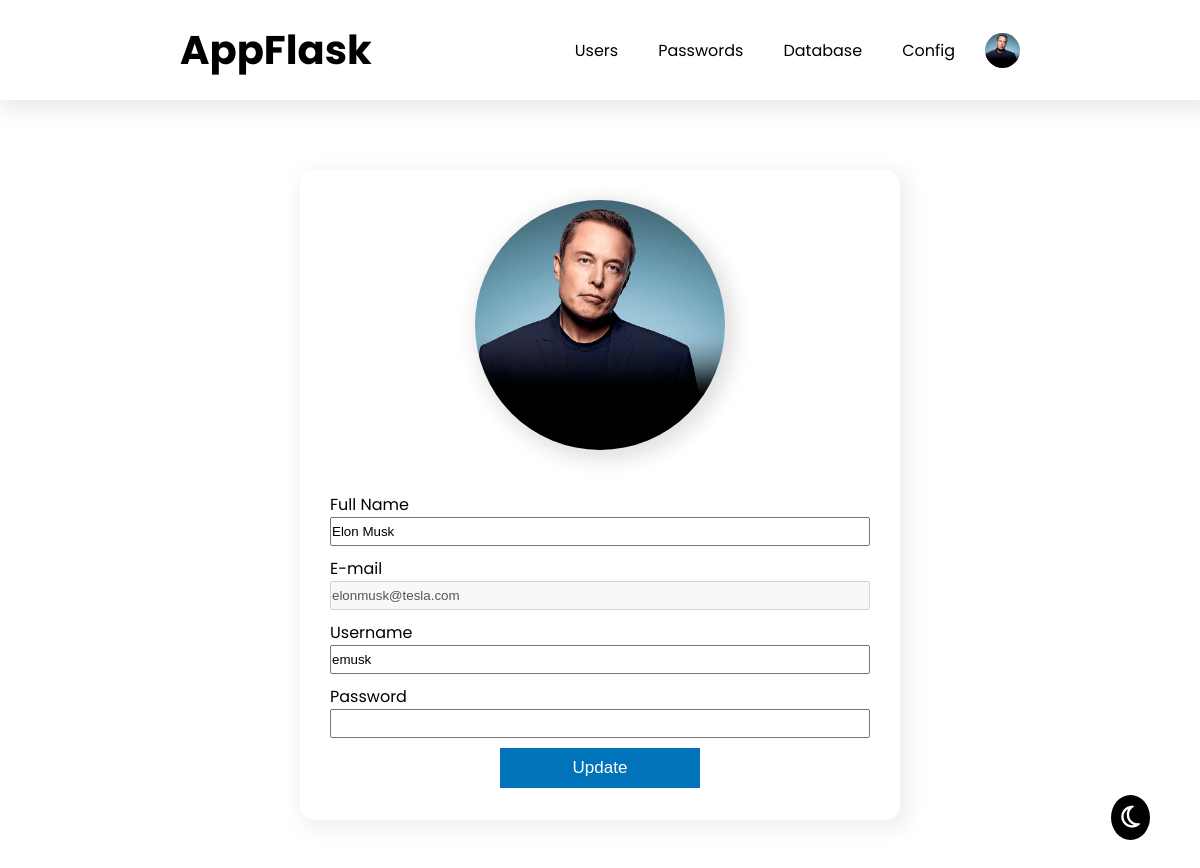
Page /profile (signed in) on the committed database.
### app.py (models this page shows, shortened)
class Images(db.Model):
    id = db.Column(db.Integer, primary_key=True)
    id_user = db.Column(db.Integer, db.ForeignKey('users.id'), unique=True)
    name = db.Column(db.Text, nullable=False)
    mimetype = db.Column(db.Text, nullable=False)

class Users(db.Model, UserMixin):
    __tablename__ = 'users'
    id = db.Column(db.Integer, primary_key=True)
    perm = db.Column(db.Integer, nullable=False, default=0)
    name = db.Column(db.String(50), nullable=False)
    email = db.Column(db.String(50), nullable=False, unique=True)
    username = db.Column(db.String(10), nullable=False, unique=True)
    password = db.Column(db.String(255), nullable=False)
    creation_date = db.Column(db.DateTime, default=datetime.now())
    last_update_date = db.Column(db.DateTime, default=datetime.now())
    image_profile = db.relationship('Images', backref='user', uselist=False)

### app.py (the view)
@app.route('/profile', methods=['GET', 'POST'])
def profile():
    form = FormRegister()
    if request.method == 'POST':
        file = request.files['file']
        user = current_user.id
        password = form.password.data
        last_update_date = datetime.now()
        if password == '':
            if not file:
                if form.username.data == current_user.username:
                    Users.query.get(user).name = form.name.data
                    Users.query.get(user).username = form.username.data
                    Users.query.get(user).last_update_date = last_update_date
                    db.session.commit()
                    flash('Data updated successfully')
                    return redirect(url_for('profile'))
                if Users.query.filter_by(username=form.username.data).first():
                    flash('This username already exists')
                    return redirect(url_for('profile'))
                Users.query.get(user).name = form.name.data
                Users.query.get(user).username = form.username.data
                Users.query.get(user).last_update_date = last_update_date
                db.session.commit()
                flash('Data updated successfully')
                return redirect(url_for('profile'))
            if file and allowed_file(file.filename):
                if current_user.image_profile:
                    db.session.delete(Images.query.filter_by(id_user=current_user.id).first())
                    db.session.commit()
                    mimetype = file.mimetype
                    filename = functions.renameprofile(mimetype)
                    try:
                        file.save(os.path.join(PROFILES + 'user' + str(current_user.id) + '\\profile', filename))
                    except Exception as e:
                        print('erro na hora de armazenar a imagem de perfil na pasta do usuario')
                    image = Images(id_user=current_user.id, name=filename, mimetype=mimetype)
                    db.session.add(image)
                    if form.username.data == current_user.username:
                        Users.query.get(user).name = form.name.data
                        Users.query.get(user).username = form.username.data
                        Users.query.get(user).last_update_date = last_update_date
                        db.session.commit()
                        flash('Data updated successfully')
                        return redirect(url_for('profile'))
                    if Users.query.filter_by(username=form.username.data).first():
                        flash('This username already exists')
                        return redirect(url_for('profile'))
                    Users.query.get(user).name = form.name.data
                    Users.query.get(user).username = form.username.data
                    Users.query.get(user).last_update_date = last_update_date
                    db.session.commit()
                    flash('Data updated successfully')
                    return redirect(url_for('profile'))
                mimetype = file.mimetype
                filename = functions.renameprofile(mimetype)
                try:
                    file.save(os.path.join(PROFILES + 'user' + str(current_user.id) + '\\profile', filename))
                except Exception as e:
                    print('erro na hora de armazenar a imagem de perfil na pasta do usuario')
                image = Images(id_user=current_user.id, name=filename, mimetype=mimetype)
                db.session.add(image)
                if form.username.data == current_user.username:
                    Users.query.get(user).name = form.name.data
                    Users.query.get(user).username = form.username.data
                    Users.query.get(user).last_update_date = last_update_date
                    db.session.commit()
                    flash('Data updated successfully')
                    return redirect(url_for('profile'))
                if Users.query.filter_by(username=form.username.data).first():
                    flash('This username already exists')
                    return redirect(url_for('profile'))
                Users.query.get(user).name = form.name.data
                Users.query.get(user).username = form.username.data
                Users.query.get(user).last_update_date = last_update_date
                db.session.commit()
                flash('Data updated successfully')
                return redirect(url_for('profile'))
            flash('data not updated as it is only allowed *png *jpg *jpeg')
            return redirect(url_for('profile'))
        if not file:
            if form.username.data == current_user.username:
                Users.query.get(user).name = form.name.data
                Users.query.get(user).username = form.username.data
                Users.query.get(user).password = generate_password_hash(password)
                Users.query.get(user).last_update_date = last_update_date
                db.session.commit()
                flash('Data updated successfully')
                return redirect(url_for('profile'))
            if Users.query.filter_by(username=form.username.data).first():
                flash('This username already exists')
                return redirect(url_for('profile'))
            Users.query.get(user).name = form.name.data
            Users.query.get(user).username = form.username.data
            Users.query.get(user).password = generate_password_hash(password)
            Users.query.get(user).last_update_date = last_update_date
            db.session.commit()
            flash('Data updated successfully')
            return redirect(url_for('profile'))
        if file and allowed_file(file.filename):
            if current_user.image_profile:
                db.session.delete(Images.query.filter_by(id_user=current_user.id).first())
                db.session.commit()
                mimetype = file.mimetype
                filename = functions.renameprofile(mimetype)
                try:
                    file.save(os.path.join(PROFILES + 'user' + str(current_user.id) + '\\profile', filename))
                except Exception as e:
                    print('erro na hora de armazenar a imagem de perfil na pasta do usuario')
                image = Images(id_user=current_user.id, name=filename, mimetype=mimetype)
                db.session.add(image)
                if form.username.data == current_user.username:
                    Users.query.get(user).name = form.name.data
                    Users.query.get(user).username = form.username.data
                    Users.query.get(user).password = generate_password_hash(password)
                    Users.query.get(user).last_update_date = last_update_date
                    db.session.commit()
                    flash('Data updated successfully')
                    return redirect(url_for('profile'))
                if Users.query.filter_by(username=form.username.data).first():
                    flash('This username already exists')
                    return redirect(url_for('profile'))
                Users.query.get(user).name = form.name.data
                Users.query.get(user).username = form.username.data
                Users.query.get(user).password = generate_password_hash(password)
                Users.query.get(user).last_update_date = last_update_date
                db.session.commit()
                flash('Data updated successfully')
                return redirect(url_for('profile'))
            mimetype = file.mimetype
            filename = functions.renameprofile(mimetype)
            try:
                file.save(os.path.join(PROFILES + 'user' + str(current_user.id) + '\\profile', filename))
            except Exception as e:
                print('erro na hora de armazenar a imagem de perfil na pasta do usuario')
            image = Images(id_user=current_user.id, name=filename, mimetype=mimetype)
            db.session.add(image)
            if form.username.data == current_user.username:
                Users.query.get(user).name = form.name.data
                Users.query.get(user).username = form.username.data
                Users.query.get(user).password = generate_password_hash(password)
                Users.query.get(user).last_update_date = last_update_date
                db.session.commit()
                flash('Data updated successfully')
                return redirect(url_for('profile'))
            if Users.query.filter_by(username=form.username.data).first():
                flash('This username already exists')
                return redirect(url_for('profile'))
            Users.query.get(user).name = form.name.data
            Users.query.get(user).username = form.username.data
            Users.query.get(user).password = generate_password_hash(password)
            Users.query.get(user).last_update_date = last_update_date
            db.session.commit()
            flash('Data updated successfully')
            return redirect(url_for('profile'))
        flash('data not updated as it is only allowed *png *jpg *jpeg')
        return redirect(url_for('profile'))
    else:
        return render_template('profile.html', form=form)

### app.py
class FormRegister(FlaskForm):
    name = StringField('name', validators=[DataRequired()])
    email = StringField('email', validators=[DataRequired()])
    username = StringField('username', validators=[DataRequired()])
    password = PasswordField('password', validators=[DataRequired()])

### app.py (called while the page is built)
@login_manager.user_loader
def load_user(user_id):
    return Users.query.filter_by(id=user_id).first()

### templates/profile.html (shortened to what this page needs)
{% extends 'base1.html' %}
{% block head %}
    <link rel="stylesheet" href="../static/css/profile.css">
{% endblock %}
{% block body %}
    <section class="account">
        <div class="container2 dark">
            {% if current_user.image_profile %}
                <img src="../static/img/profiles/user{{current_user.id}}/profile/{{ current_user.image_profile.name }}" alt="profile" srcset="" id="photo-profile">
            {% else %}
                <img src="../static/img/others/noperfilblack.png" alt="profile" srcset="" id="photo-profile">
            {% endif %}
            <form action="/profile" method="POST" class="flex-form-container" enctype="multipart/form-data">
                <label for="name" class="theme-theme">Full Name</label>
                <input type="text" name="name" id="name" value="{{current_user.name}}">
                <label for="email" class="theme-theme">E-mail</label>
                <input type="email" readonly name="email" id="email" value="{{current_user.email}}" disabled>
                <label for="user" class="theme-theme">Username</label>
                <input type="text" name="username" id="user" value="{{current_user.username}}">
                <label for="pass" class="theme-theme">Password</label>
                <input type="password" name="password" id="password">
                <input type="submit" value="Update">
            </form>
        </div>
    </section>
{% endblock %}

### templates/base1.html (shortened to what this page needs)
<!DOCTYPE html>
<html lang="pt-br">
<head>
    <link rel="stylesheet" href="../static/css/base1.css">
    {% block head %} {% endblock %}
</head>
<body>
    <header>
        <div class="container1">
            <a href="/dashboard" id="logo" class="theme-theme">AppFlask</a>
            <nav>
                <ul class="menu-bar">
                    <li><a href="/dashboard" class="principal theme-theme">Users</a></li>
                    <li><a href="#" class="principal theme-theme">Passwords</a></li>
                    <li><a href="#" class="principal theme-theme">Database</a></li>
                    <li><a href="#" class="principal theme-theme">Config</a></li>
                    {% if current_user.image_profile %}
                        <li id="acc-ic"><img src="../static/img/profiles/user{{current_user.id}}/profile/{{ current_user.image_profile.name }}" alt="profile" srcset="" class="account-icon"></li>
                    {% else %}
                        <li id="acc-ic"><img src="../static/img/others/noperfilblack.png" alt="profile" srcset="" class="account-icon"></li>
                    {% endif %}
                </ul>
            </nav>
        </div>
    </header>
    {% block body %} {% endblock %}
    <div class="theme">
        <i class="far fa-moon theme-icon"></i>
    </div>
</body>

### static/css/base1.css (style rules this page uses)
:root { --branco: white; --preto: black; --azul: #0073ba; --azul-escuro: #006aac; }
* { margin: 0; padding: 0; box-sizing: border-box; }
html { font-size: 62.5%; }
body { font-size: 1.6rem; font-family: 'Poppins', sans-serif; overflow-x: hidden; transition: 1s; }
header { padding: 20px 0; box-shadow: 5px 5px 20px 5px rgba(0, 0, 0, 0.089); }
.container1 { width: 70%; margin: auto; display: flex; align-items: center; justify-content: space-between; }
#logo { color: var(--preto); font-weight: 700; font-size: 4rem; text-decoration: none; }
ul.menu-bar { display: flex; list-style: none; align-items: center; }
ul.menu-bar li a.principal { text-decoration: none; color: var(--preto); margin-left: 20px; padding: 10px; }
ul.menu-bar li#acc-ic { display: flex; }
ul.menu-bar li img.account-icon { margin-left: 20px; width: 35px; height: 35px; border-radius: 100%; }
.theme i.theme-icon { position: absolute; bottom: 50px; right: 50px; font-size: 2.5rem; background-color: var(--preto); color: var(--branco); padding: 10px; border-radius: 100%; transition: 1s; }

### static/css/profile.css (style rules this page uses)
#photo-profile { width: 250px; height: 250px; border-radius: 100%; align-self: center; margin-top: 30px; box-shadow: 5px 5px 20px 5px rgba(0, 0, 0, 0.123); transition: 0.3s; }
section.account { margin: 70px 0; }
.container2 { background-color: var(--branco); box-shadow: 5px 5px 20px 5px rgba(0, 0, 0, 0.062); width: 50%; height: 650px; margin: auto; display: flex; flex-direction: column; border-radius: 15px; }
.flex-form-container { width: 90%; margin: auto; display: flex; flex-direction: column; }
.flex-form-container label { padding-top: 10px; }
.flex-form-container input[type=text], input[type=email], input[type=password] { padding: 5px 0; }
.flex-form-container input[type=submit] { border: 0; width: 200px; padding: 10px 0; margin: auto; margin-top: 10px; background-color: var(--azul); font-size: 1.7rem; color: var(--branco); }

### rows in the picture
Images: image_profile.name (placeholder picture)
Users: name "Elon Musk", email "elonmusk@tesla.com", username "emusk"
